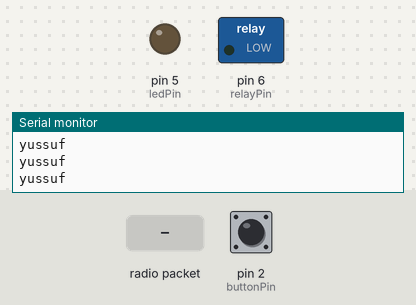
The sketch below on a simulated Arduino Uno, built with avr-gcc and run on an emulated ATmega328P. Parts: switched loads named in the sketch (green lamp = pin HIGH), output pins drawn as LEDs (lit = HIGH), the last lines printed to the serial monitor. Dashed ring = blinking. Inputs (shaded band) come from the test bench; at power-on: pin 2 (buttonPin) LOW. No radio packets arrive unless stated.

Above: at 1.2 s.
1.3 s: pin 2 (buttonPin) pulled HIGH for 0.15 s
At 2.6 s:
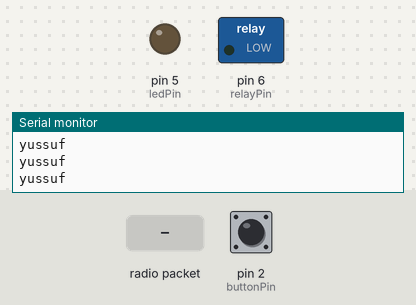
2.9 s: radio packet "1" arrives
At 3.4 s:
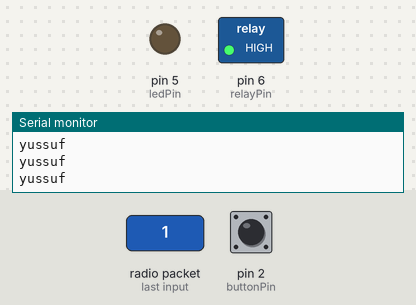
4.4 s: pin 2 (buttonPin) pulled HIGH for 1 s
At 4.62 s:
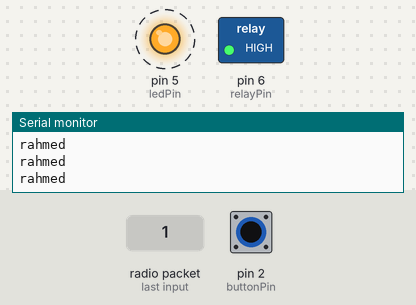
7.4 s: radio packet "nakkivene" arrives
At 7.8 s:
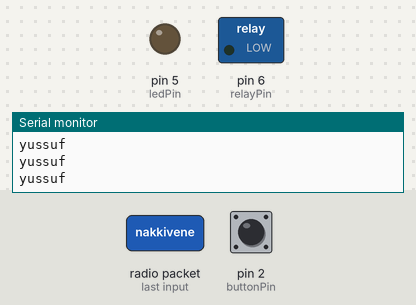
8.9 s: radio packet "0" arrives
At 9.2 s:
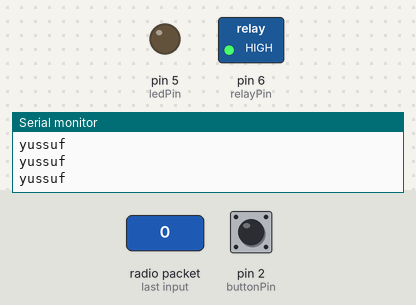
11.9 s: pin 2 (buttonPin) pulled HIGH for 3.2 s
At 12.12 s:
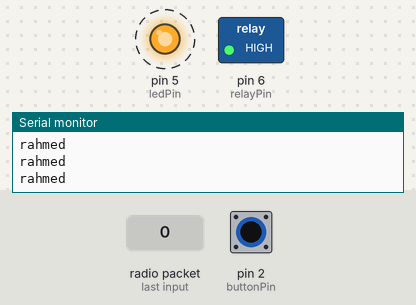
Timing chart, 0 to 16.6 s (numbered marks = the images above; inputs shaded):
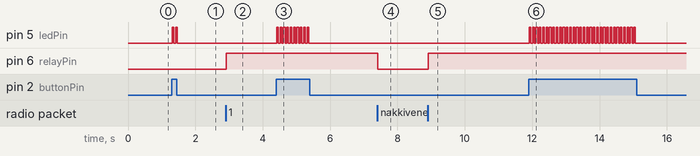

The sketch:

Receiver.ino
```cpp
/*
* Arduino Wireless Communication Tutorial
*       Example 1 - Receiver Code
*
* by Dejan Nedelkovski, www.HowToMechatronics.com
*
* Library: TMRh20/RF24, https://github.com/tmrh20/RF24/
*/

#include <SPI.h>
#include <nRF24L01.h>
#include <RF24.h>

const int relayPin = 6;

const int buttonPin = 2;
const int ledPin =  5;

RF24 radio(7, 8); // CE, CSN

const byte address[6] = "00001";

void setup() {
  Serial.begin(9600);
  radio.begin();
  radio.openReadingPipe(0, address);
  radio.setPALevel(RF24_PA_MIN);
  radio.startListening();

  pinMode(relayPin, OUTPUT);

   pinMode(ledPin, OUTPUT);
  // initialize the pushbutton pin as an input:
  pinMode(buttonPin, INPUT);

}

void loop() {
  if (digitalRead(buttonPin) == HIGH) {
    Serial.println("rahmed");
    // blink LED
    digitalWrite(ledPin, HIGH);
    delay(50);
    digitalWrite(ledPin, LOW);
    delay(50);
  } else {
    // turn LED off:
    Serial.println("yussuf");
    digitalWrite(ledPin, LOW);
  }

  if (radio.available()) {
    char text1[32] = "";
    char text2[32] = "";
    radio.read(&text1, sizeof(text1));
    radio.read(&text2, sizeof(text2));
    if(strcmp(text1,"nakkivene")==0){
      Serial.println("abid");
      digitalWrite(relayPin, LOW);
    }
    /* if(strcmp(text2,"kirkkovene")==0){
      Serial.println("hamed");
      digitalWrite(relayPin, LOW);
    }*/
    else{
      Serial.println("wallah");
      digitalWrite(relayPin, HIGH);
    }
   delay(25);
 }
}
```

Measured:
- after the input at 1.3 s, pin 5 (ledPin): alternates HIGH for 0.05 s and LOW for 0.05 s, 4 changes in all, then stays LOW, starting at once
- after the input at 2.9 s, pin 6 (relayPin): LOW → HIGH at once
- after the input at 4.4 s, pin 5 (ledPin): alternates HIGH for 0.05 s and LOW for 0.05 s, 20 changes in all, then stays LOW, starting at once
- after the input at 7.4 s, pin 6 (relayPin): HIGH → LOW at once
- after the input at 8.9 s, pin 6 (relayPin): LOW → HIGH at once
- after the input at 11.9 s, pin 5 (ledPin): alternates HIGH for 0.05 s and LOW for 0.05 s, 64 changes in all, then stays LOW, starting at once
